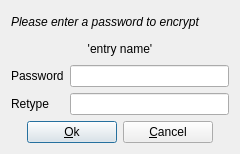
<?xml version="1.0" encoding="UTF-8"?>
<ui version="4.0" stdsetdef="1">
  <author></author>
  <comment></comment>
  <exportmacro></exportmacro>
  <class>IPasswdDialog</class>
  <widget class="QDialog" name="IPasswdDialog">
    <property name="geometry">
      <rect>
        <x>0</x>
        <y>0</y>
        <width>240</width>
        <height>154</height>
      </rect>
    </property>
    <property name="windowTitle">
      <string>TuxCards Encryption</string>
    </property>
    <layout class="QVBoxLayout">
      <item>
        <widget class="QLabel" name="textLabel3">
          <property name="font">
            <font>
              <italic>true</italic>
            </font>
          </property>
          <property name="text">
            <string>Please enter a password to encrypt</string>
          </property>
          <property name="wordWrap">
            <bool>false</bool>
          </property>
        </widget>
      </item>
      <item>
        <widget class="QLabel" name="mpIEDescription">
          <property name="text">
            <string>'entry name'</string>
          </property>
          <property name="alignment">
            <set>Qt::AlignCenter</set>
          </property>
          <property name="wordWrap">
            <bool>false</bool>
          </property>
        </widget>
      </item>
      <item>
        <layout class="QGridLayout">
          <item row="1" column="1">
            <widget class="QLineEdit" name="mpPasswdLineTwo">
              <property name="echoMode">
                <enum>QLineEdit::Password</enum>
              </property>
            </widget>
          </item>
          <item row="1" column="0">
            <widget class="QLabel" name="textLabel2">
              <property name="text">
                <string>Retype</string>
              </property>
              <property name="wordWrap">
                <bool>false</bool>
              </property>
            </widget>
          </item>
          <item row="0" column="1">
            <widget class="QLineEdit" name="mpPasswdLineOne">
              <property name="echoMode">
                <enum>QLineEdit::Password</enum>
              </property>
            </widget>
          </item>
          <item row="0" column="0">
            <widget class="QLabel" name="textLabel1">
              <property name="text">
                <string>Password</string>
              </property>
              <property name="wordWrap">
                <bool>false</bool>
              </property>
            </widget>
          </item>
        </layout>
      </item>
      <item>
        <layout class="QHBoxLayout">
          <item>
            <spacer name="spacer1">
              <property name="sizeHint">
                <size>
                  <width>40</width>
                  <height>20</height>
                </size>
              </property>
              <property name="sizeType">
                <enum>QSizePolicy::Expanding</enum>
              </property>
              <property name="orientation">
                <enum>Qt::Horizontal</enum>
              </property>
            </spacer>
          </item>
          <item>
            <widget class="QPushButton" name="mpOkButton">
              <property name="text">
                <string>&amp;Ok</string>
              </property>
              <property name="shortcut">
                <string>Alt+O</string>
              </property>
              <property name="minimumSize">
                <size><width>90</width><height>0</height></size>
              </property>
            </widget>
          </item>
          <item>
            <widget class="QPushButton" name="pushButton2">
              <property name="text">
                <string>&amp;Cancel</string>
              </property>
              <property name="shortcut">
                <string>Alt+C</string>
              </property>
              <property name="minimumSize">
                <size><width>90</width><height>0</height></size>
              </property>
            </widget>
          </item>
          <item>
            <spacer name="spacer2">
              <property name="sizeHint">
                <size><width>40</width><height>20</height></size>
              </property>
              <property name="sizeType">
                <enum>QSizePolicy::Expanding</enum>
              </property>
              <property name="orientation">
                <enum>Qt::Horizontal</enum>
              </property>
            </spacer>
          </item>
        </layout>
      </item>
    </layout>
  </widget>
  <layoutdefault spacing="6" margin="11"/>
  <pixmapfunction>qPixmapFromMimeSource</pixmapfunction>
  <tabstops>
    <tabstop>mpPasswdLineOne</tabstop>
    <tabstop>mpPasswdLineTwo</tabstop>
    <tabstop>mpOkButton</tabstop>
    <tabstop>pushButton2</tabstop>
  </tabstops>
  <connections>
    <connection>
      <sender>pushButton2</sender>
      <signal>released()</signal>
      <receiver>IPasswdDialog</receiver>
      <slot>reject()</slot>
    </connection>
  </connections>
</ui>
